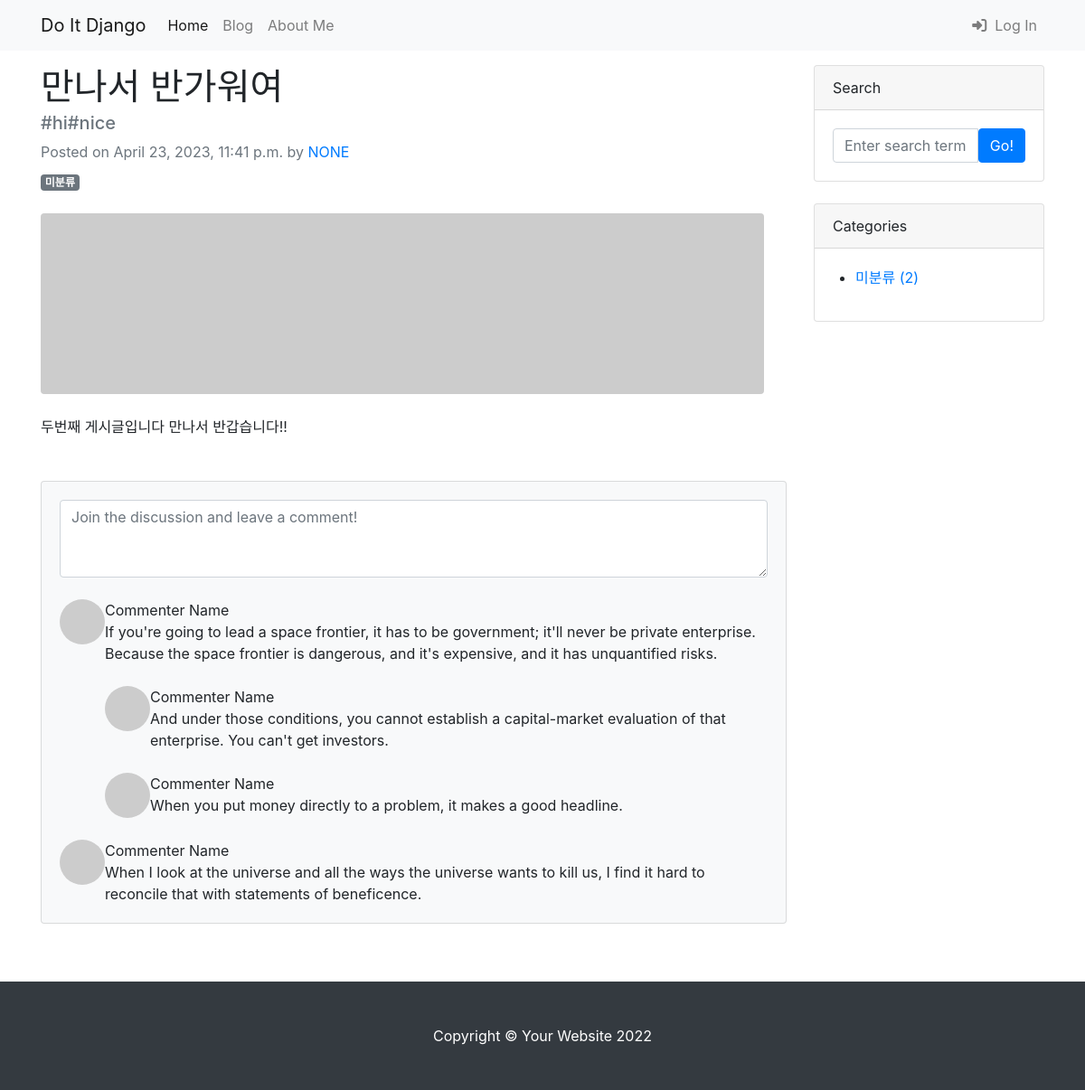
The app's page /blog/2/, older data.
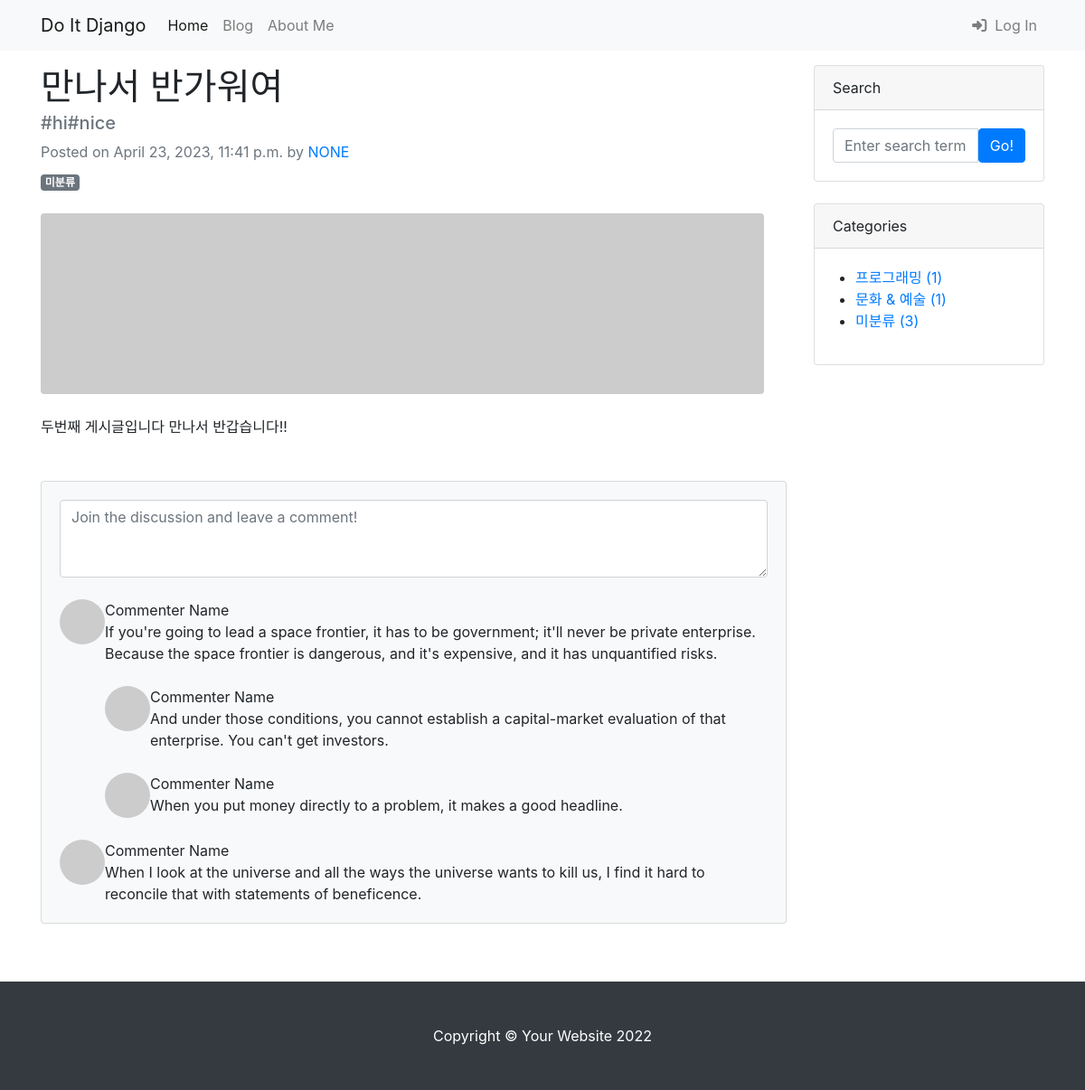
The same page, newer data.
### blog/models.py (models this page shows)
class Category(models.Model):
    name = models.CharField(max_length=50, unique=True)
    slug = models.SlugField(max_length=200, unique=True, allow_unicode=True)
    def __str__(self):
        return self.name
    def get_absolute_url(self):
        return f'/blog/category/{self.slug}/'
    class Meta:
        verbose_name_plural = 'Categories'

### blog/views.py (the view)
# urls.py: path('<int:pk>/', views.PostDetail.as_view()),
class PostDetail(DetailView):
    model = Post
    template_name = 'blog/post_detail.html'
    def get_context_data(self, **kwargs):
        context = super(PostDetail, self).get_context_data()
        context['categories'] = Category.objects.all()
        context['no_category_post_count'] = Post.objects.filter(category=None).count()
        return context  # -> post_detail.html {post, categories, no_category_post_count}

### blog/templates/blog/post_detail.html (shortened to what the changed rows need)
            {% extends 'blog/base.html' %}
            {% block main_area %}
                <article>
                <div id="post-area">
                    <header class="mb-4">
                        <h1 class="fw-bolder mb-1">{{ post.title }}</h1>
                    </header>
                </div>
                </article>
            {% endblock %}

### blog/templates/blog/base.html (shortened to what this page needs)
<!DOCTYPE html>
{% load static %}
<html lang="en">
<head>
    <link href="{% static 'blog/bootstrap4/css/bootstrap.min.css' %}" rel="stylesheet" type="text/css">
</head>
<body>
{% include "blog/navbar.html" %}
<div class="container my-3">
    <div class="row">
        <div class="col-md-8 col-lg-9" id="main-area">
            {% block main_area %}
            {% endblock %}
        </div>
        <div class="col-md-4 col-lg-3">
            <div class="card mb-4">
                <div class="card-header">Search</div>
                <div class="card-body">
                    <div class="input-group">
                        <input class="form-control" type="text" placeholder="Enter search term..."
                               aria-label="Enter search term..." aria-describedby="button-search"/>
                        <button class="btn btn-primary" id="button-search" type="button">Go!</button>
                    </div>
                </div>
            </div>
            <div class="card mb-4" id="categories-card">
                <div class="card-header">Categories</div>
                <div class="card-body">
                    <div class="row">
                        <ul>
                            {% for category in categories %}
                            <li>
                                <a href="{{ category.get_absolute_url }}">{{ category }} ({{ category.post_set.count}})
                                </a>
                            </li>
                            {% endfor %}
                            <li>
                                <a href="/blog/category/no_category/">미분류 ({{ no_category_post_count }})
                                </a>
                            </li>
                        </ul>
                    </div>
                </div>
            </div>
        </div>
    </div>
</div>
{% include 'blog/footer.html' %}
</body>
</html>

Row changes from the older to the newer data that the page shows:
added Category: name "프로그래밍", post_set.count "1"
added Category: name "문화 & 예술", post_set.count "1"
Text that changed along with them:
{{ no_category_post_count }}: "2" → "3"
